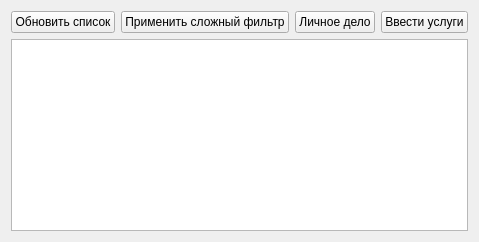
            <widget class="myQWidget" name="tab_people_of_dep">
             <attribute name="title">
              <string>Список обслуживаемых на отделении</string>
             </attribute>
             <layout class="QVBoxLayout" name="verticalLayout_36">
              <item>
               <layout class="QGridLayout" name="gridLayout">
                <item row="1" column="0">
                 <widget class="QPushButton" name="btn_upd_fio_list">
                  <property name="baseSize">
                   <size>
                    <width>0</width>
                    <height>0</height>
                   </size>
                  </property>
                  <property name="text">
                   <string>Обновить список</string>
                  </property>
                 </widget>
                </item>
                <item row="1" column="1">
                 <widget class="QPushButton" name="pushButton_2">
                  <property name="text">
                   <string>Применить сложный фильтр</string>
                  </property>
                 </widget>
                </item>
                <item row="1" column="3">
                 <widget class="QPushButton" name="btn_goto_serv_from_list">
                  <property name="text">
                   <string>Ввести услуги</string>
                  </property>
                 </widget>
                </item>
                <item row="1" column="2">
                 <widget class="QPushButton" name="btn_goto_ufio_from_list">
                  <property name="text">
                   <string>Личное дело</string>
                  </property>
                 </widget>
                </item>
               </layout>
              </item>
              <item>
               <widget class="myQTableView" name="table__dep_has_ufio__by_ufio">
                <property name="enabled">
                 <bool>true</bool>
                </property>
                <property name="dragEnabled">
                 <bool>true</bool>
                </property>
                <property name="sortingEnabled">
                 <bool>true</bool>
                </property>
                <attribute name="verticalHeaderShowSortIndicator" stdset="0">
                 <bool>true</bool>
                </attribute>
               </widget>
              </item>
             </layout>
            </widget>
